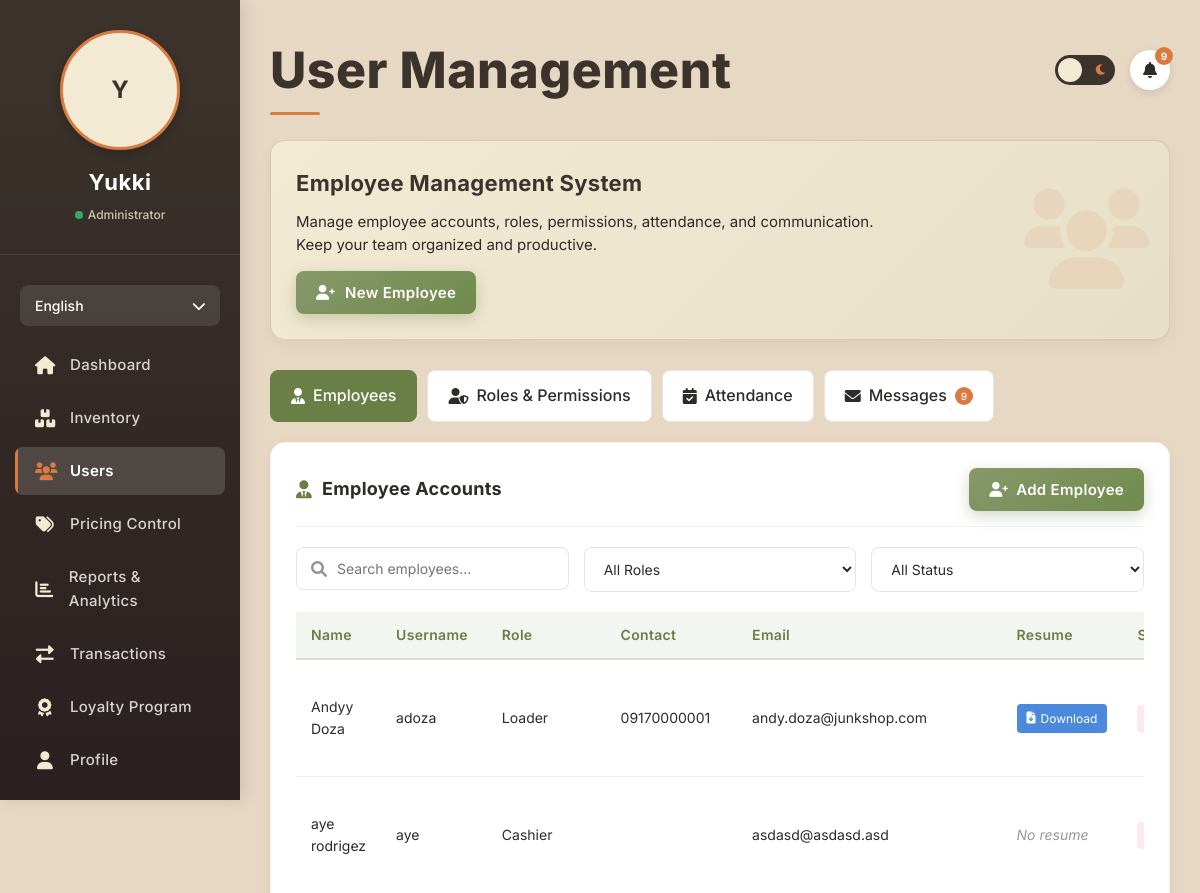
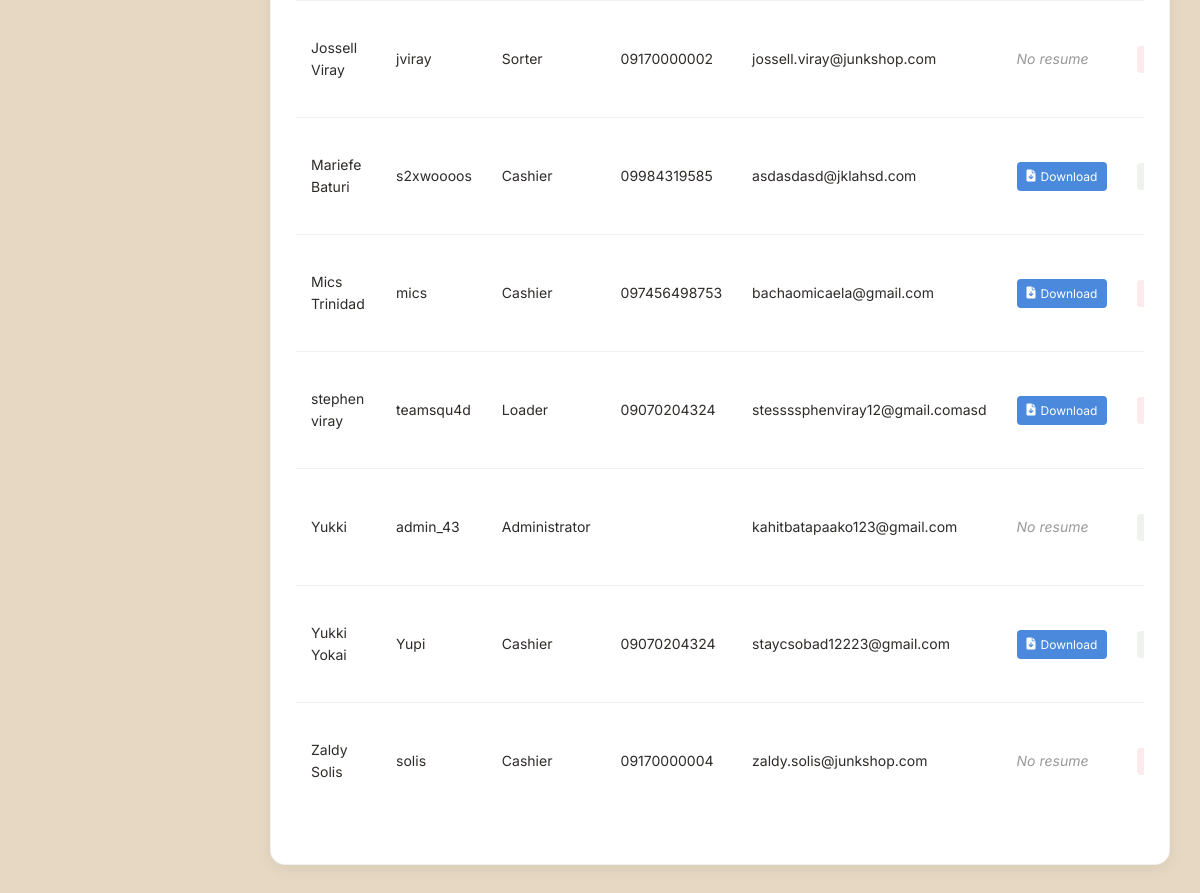
The page /admin/users.php (signed in) on the database its author committed (2 pictures, top to bottom).
### tables this page shows
CREATE TABLE `users` (
  `id` int(11) NOT NULL AUTO_INCREMENT,
  `first_name` varchar(50) NOT NULL,
  `last_name` varchar(50) NOT NULL,
  `username` varchar(50) DEFAULT NULL,
  `email` varchar(100) NOT NULL,
  `phone` varchar(20) NOT NULL,
  `address` text NOT NULL,
  `profile_image` varchar(255) DEFAULT NULL,
  `password_hash` varchar(255) NOT NULL,
  `user_type` enum('individual','business','collector') NOT NULL,
  `agreed_terms` tinyint(1) DEFAULT 0,
  `created_at` timestamp NOT NULL DEFAULT current_timestamp(),
  `loyalty_points` int(11) DEFAULT 0,
  `loyalty_tier` enum('bronze','silver','gold','platinum','diamond','ethereal') DEFAULT 'bronze',
  `referral_code` varchar(20) DEFAULT NULL,
  `referred_by` int(11) DEFAULT NULL,
  `is_admin` tinyint(1) DEFAULT 0,
  `last_login` datetime DEFAULT NULL,
  `is_verified` tinyint(1) DEFAULT 0,
  `verification_token` varchar(255) DEFAULT NULL,
  `token_expires_at` datetime DEFAULT NULL,
  `reset_token` varchar(64) DEFAULT NULL,
  `reset_token_expires` datetime DEFAULT NULL,
  `facebook_id` varchar(255) DEFAULT NULL,
  `api_key` varchar(64) DEFAULT NULL,
  `two_factor_auth` tinyint(1) DEFAULT 0,
  `two_factor_secret` varchar(32) DEFAULT NULL,
  PRIMARY KEY (`id`),
  UNIQUE KEY `email` (`email`),
  UNIQUE KEY `username_UNIQUE` (`username`),
  UNIQUE KEY `referral_code_UNIQUE` (`referral_code`),
  UNIQUE KEY `uniq_api_key` (`api_key`),
  KEY `idx_api_key` (`api_key`)
);

CREATE TABLE `employees` (
  `id` int(11) NOT NULL AUTO_INCREMENT,
  `first_name` varchar(100) NOT NULL,
  `last_name` varchar(100) NOT NULL,
  `username` varchar(50) NOT NULL,
  `password_hash` varchar(255) NOT NULL,
  `is_verified` tinyint(1) NOT NULL DEFAULT 0,
  `role_id` int(11) NOT NULL,
  `contact_number` varchar(20) DEFAULT NULL,
  `email` varchar(100) DEFAULT NULL,
  `profile_photo` varchar(255) DEFAULT NULL,
  `resume` varchar(255) DEFAULT NULL,
  `is_active` tinyint(1) DEFAULT 1,
  `created_at` timestamp NOT NULL DEFAULT current_timestamp(),
  `updated_at` timestamp NOT NULL DEFAULT current_timestamp() ON UPDATE current_timestamp(),
  `address` text DEFAULT NULL,
  `two_factor_auth` tinyint(1) DEFAULT 0,
  `two_factor_secret` varchar(32) DEFAULT NULL,
  `backup_codes` text DEFAULT NULL,
  `last_login` datetime DEFAULT NULL,
  PRIMARY KEY (`id`),
  UNIQUE KEY `username` (`username`),
  KEY `fk_employee_role` (`role_id`),
  CONSTRAINT `fk_employee_role` FOREIGN KEY (`role_id`) REFERENCES `employee_roles` (`id`)
);

CREATE TABLE `employee_roles` (
  `id` int(11) NOT NULL AUTO_INCREMENT,
  `role_name` varchar(50) NOT NULL,
  `description` text DEFAULT NULL,
  `is_active` tinyint(1) DEFAULT 1,
  PRIMARY KEY (`id`)
);

### admin/users.php (the view, shortened to what this page needs)
<?php
require_once 'db_connection.php';
$user_id = $_SESSION['user_id'];
try {
    $stmt = $conn->prepare("SELECT first_name, last_name, email, profile_image, is_admin FROM users WHERE id = ?");
    $stmt->execute([$user_id]);
    $user = $stmt->fetch(PDO::FETCH_ASSOC);
} catch(PDOException $e) {
    error_log("User query failed: " . $e->getMessage());
    die("Error loading user data.");
}
$admin_name = $user['first_name'] . ' ' . $user['last_name'];
$admin_initials = strtoupper(substr($user['first_name'], 0, 1) . substr($user['last_name'], 0, 1));
$language = 'en';
$t = $translations[$language];
$current_tab = isset($_GET['tab']) ? sanitizeInput($_GET['tab']) : 'employees';
$employees = [];
$messages = [];
$employee_search = isset($_GET['employee_search']) ? sanitizeInput($_GET['employee_search']) : '';
$status_filter = isset($_GET['status_filter']) ? sanitizeInput($_GET['status_filter']) : 'all';
$employee_query = "SELECT
    e.*,
    er.role_name,
    CONCAT(e.first_name, ' ', e.last_name) as full_name
FROM employees e
JOIN employee_roles er ON e.role_id = er.id
WHERE 1=1";
$params = [];
$employee_query .= " ORDER BY e.first_name, e.last_name";
try {
    $stmt = $conn->prepare($employee_query);
    $stmt->execute($params);
    $employees = $stmt->fetchAll(PDO::FETCH_ASSOC);
} catch(PDOException $e) {
    error_log("Employees query failed: " . $e->getMessage());
}
$admin_employee_id = null;
$admin_check = $conn->prepare("SELECT id FROM employees WHERE email = ? OR username LIKE ? LIMIT 1");
$admin_check->execute([$user['email'], 'admin_%']);
$admin_employee = $admin_check->fetch(PDO::FETCH_ASSOC);
if ($admin_employee) {
    $admin_employee_id = $admin_employee['id'];
}
$messages_query = "SELECT
    m.*,
    CONCAT(sender.first_name, ' ', sender.last_name) as sender_name,
    CONCAT(receiver.first_name, ' ', receiver.last_name) as receiver_name,
    sender.username as sender_username,
    receiver.username as receiver_username
FROM messages m
LEFT JOIN employees sender ON m.sender_id = sender.id
LEFT JOIN employees receiver ON m.receiver_id = receiver.id
WHERE 1=1";
$message_params = [];
if ($admin_employee_id) {
    $messages_query .= " AND (m.sender_id = ? OR m.receiver_id = ?)";
    $message_params = [$admin_employee_id, $admin_employee_id];
} else {
    $messages_query .= " AND m.receiver_id IN (SELECT id FROM employees WHERE is_active = 1)";
}
$messages_query .= " ORDER BY m.created_at DESC LIMIT 50";
try {
    $stmt = $conn->prepare($messages_query);
    $stmt->execute($message_params);
    $messages = $stmt->fetchAll(PDO::FETCH_ASSOC);
} catch(PDOException $e) {
    error_log("Messages query failed: " . $e->getMessage());
}
?>
<!DOCTYPE html>
<html lang="en">
<head>
    <link rel="stylesheet" href="https://cdnjs.cloudflare.com/ajax/libs/font-awesome/6.0.0-beta3/css/all.min.css">
</head>
<body>
    <div class="sidebar" id="sidebar">
        <div class="sidebar-header">
            <div class="user-avatar">
                <?php if (!empty($user['profile_image']) && file_exists($user['profile_image'])): ?>
                    <img src="<?php echo htmlspecialchars($user['profile_image']); ?>" alt="Profile">
                <?php else: ?>
                    <?php echo $admin_initials; ?>
                <?php endif; ?>
            </div>
            <div class="user-name"><?php echo htmlspecialchars($admin_name); ?></div>
            <div class="user-status">
                <span class="status-indicator"></span>
                <span><?php echo $t['administrator']; ?></span>
            </div>
        </div>
        <div class="language-switcher">
            <button class="language-btn" id="languageBtn">
                <span><?php echo $language === 'en' ? 'English' : 'Filipino'; ?></span>
                <i class="fas fa-chevron-down"></i>
            </button>
        </div>
        <ul class="nav-menu">
            <li><a href="index.php"><i class="fas fa-home"></i> <?php echo $t['dashboard']; ?></a></li>
            <li><a href="inventory.php"><i class="fas fa-boxes"></i> <?php echo $t['inventory']; ?></a></li>
            <li><a href="users.php" class="active"><i class="fas fa-users"></i> <?php echo $t['users']; ?></a></li>
            <li><a href="pricing.php"><i class="fas fa-tags"></i> <?php echo $t['pricing_control']; ?></a></li>
            <li><a href="reports.php"><i class="fas fa-chart-bar"></i> <?php echo $t['reports_analytics']; ?></a></li>
            <li><a href="transactions.php"><i class="fas fa-exchange-alt"></i> <?php echo $t['transactions']; ?></a></li>
             <li><a href="loyalty.php" ><i class="fas fa-award"></i> <?php echo $t['loyalty_program']; ?></a></li>
            <li><a href="profile.php"><i class="fas fa-user"></i></i> <?php echo $t['profile']; ?></a></li>
        </ul>
    </div>
    <div class="main-content">
        <div class="header">
            <h1 class="page-title"><?php echo $t['user_management']; ?></h1>
            <div class="header-controls">
                <button class="dark-mode-toggle-header" id="darkModeToggleHeader">
                    <div class="toggle-slider"></div>
                    <div class="toggle-icons">
                        <i class="fas fa-moon"></i>
                    </div>
                </button>
                <div class="notification-bell" id="notificationBell">
                    <i class="fas fa-bell"></i>
                    <span class="notification-badge"><?php echo count($messages); ?></span>
                </div>
            </div>
        </div>
        <div class="welcome-banner">
            <div class="welcome-content">
                <h2><?php echo $t['employee_management_system'] ?? 'Employee Management System'; ?></h2>
                <p><?php echo $t['welcome_message']; ?></p>
                <button class="btn btn-primary" onclick="openAddEmployeeModal()" style="display: inline-flex; align-items: center; gap: 10px;">
                    <i class="fas fa-user-plus"></i> <?php echo $t['new_employee']; ?>
                </button>
            </div>
            <div class="welcome-icon">
                <i class="fas fa-users"></i>
            </div>
        </div>
        <div class="user-tabs">
            <a href="users.php?tab=employees&lang=<?php echo $language; ?>" class="user-tab <?php echo $current_tab === 'employees' ? 'active' : ''; ?>">
                <i class="fas fa-user-tie"></i> <?php echo $t['employees']; ?>
            </a>
            <a href="users.php?tab=roles&lang=<?php echo $language; ?>" class="user-tab <?php echo $current_tab === 'roles' ? 'active' : ''; ?>">
                <i class="fas fa-user-shield"></i> <?php echo $t['roles_permissions']; ?>
            </a>
            <a href="users.php?tab=attendance&lang=<?php echo $language; ?>" class="user-tab <?php echo $current_tab === 'attendance' ? 'active' : ''; ?>">
                <i class="fas fa-calendar-check"></i> <?php echo $t['attendance']; ?>
            </a>
            <a href="users.php?tab=messages&lang=<?php echo $language; ?>" class="user-tab <?php echo $current_tab === 'messages' ? 'active' : ''; ?>">
                <i class="fas fa-envelope"></i> <?php echo $t['messages']; ?>
                <?php if (count($messages) > 0): ?>
                    <span style="background-color: var(--sales-orange); color: white; border-radius: 50%; width: 18px; height: 18px; display: inline-flex; align-items: center; justify-content: center; font-size: 10px;">
                        <?php echo count($messages); ?>
                    </span>
                <?php endif; ?>
            </a>
        </div>
        <?php if ($current_tab === 'employees'): ?>
            <div class="dashboard-card">
                <div class="card-header">
                    <h3 class="card-title"><i class="fas fa-user-tie"></i> <?php echo $t['employee_accounts']; ?></h3>
                    <div class="card-actions">
                        <button class="btn btn-primary" onclick="openAddEmployeeModal()">
                            <i class="fas fa-user-plus"></i> <?php echo $t['add_employee']; ?>
                        </button>
                    </div>
                </div>
                <div class="search-filter">
                    <div class="search-box">
                        <i class="fas fa-search"></i>
                        <input type="text" id="employeeSearch" placeholder="<?php echo $t['search_employees']; ?>"
                               value="<?php echo htmlspecialchars($employee_search); ?>"
                               onkeyup="if(event.keyCode === 13) applyEmployeeFilters()">
                    </div>
                    <select class="filter-dropdown" id="roleFilter" onchange="applyEmployeeFilters()">
                        <option value="0"><?php echo $t['all_roles']; ?></option>
                    </select>
                    <select class="filter-dropdown" id="statusFilter" onchange="applyEmployeeFilters()">
                        <option value="all" <?php echo $status_filter === 'all' ? 'selected' : ''; ?>><?php echo $t['all_status']; ?></option>
                    </select>
                </div>
                <div class="table-responsive">
                    <table>
                        <thead>
                            <tr>
                                <th><?php echo $t['name']; ?></th>
                                <th><?php echo $t['username']; ?></th>
                                <th><?php echo $t['role']; ?></th>
                                <th><?php echo $t['contact']; ?></th>
                                <th><?php echo $t['email']; ?></th>
                                <th><?php echo $t['resume']; ?></th>
                                <th><?php echo $t['status']; ?></th>
                            </tr>
                        </thead>
                        <tbody>
                            <?php if (!empty($employees)): ?>
                                <?php foreach ($employees as $employee): ?>
                                    <tr data-employee-id="<?php echo $employee['id']; ?>">
                                        <td><?php echo htmlspecialchars($employee['full_name']); ?></td>
                                        <td><?php echo htmlspecialchars($employee['username']); ?></td>
                                        <td><?php echo htmlspecialchars($employee['role_name']); ?></td>
                                        <td><?php echo htmlspecialchars($employee['contact_number']); ?></td>
                                        <td><?php echo htmlspecialchars($employee['email']); ?></td>
                                        <td>
                                            <?php if ($employee['resume']): ?>
                                                <a href="<?php echo htmlspecialchars($employee['resume']); ?>" class="resume-download" download>
                                                    <i class="fas fa-file-download"></i> <?php echo $t['download']; ?>
                                                </a>
                                            <?php else: ?>
                                                <span class="no-resume"><?php echo $t['no_resume']; ?></span>
                                            <?php endif; ?>
                                        </td>
                                        <td>
                                            <span class="badge <?php echo $employee['is_active'] ? 'badge-success' : 'badge-danger'; ?>">
                                            </span>
                                        </td>
                                    </tr>
                                <?php endforeach; ?>
                            <?php endif; ?>
                        </tbody>
                    </table>
                </div>
            </div>
        <?php endif; ?>
    </div>
</body>
</html>

### rows shown on the page
users: admin_initials "Y", admin_name "Yukki"
employees: full_name "Andyy Doza", username "adoza", role.role_name "Loader", contact_number "09170000001", email "andy.doza@junkshop.com"
employees: full_name "aye rodrigez", username "aye", role.role_name "Cashier", email "asdasd@asdasd.asd"
employees: full_name "Jossell Viray", username "jviray", role.role_name "Sorter", contact_number "09170000002", email "jossell.viray@junkshop.com"
employees: full_name "Mariefe Baturi", username "s2xwoooos", role.role_name "Cashier", contact_number "09984319585", email "asdasdasd@jklahsd.com"
employees: full_name "Mics Trinidad", username "mics", role.role_name "Cashier", contact_number "097456498753", email "bachaomicaela@gmail.com"
employees: full_name "stephen viray", username "teamsqu4d", role.role_name "Loader", contact_number "09070204324", email "stessssphenviray12@gmail.comasd"
employees: full_name "Yukki", username "admin_43", role.role_name "Administrator", email "kahitbatapaako123@gmail.com"
employees: full_name "Yukki Yokai", username "Yupi", role.role_name "Cashier", contact_number "09070204324", email "staycsobad12223@gmail.com"
employees: full_name "Zaldy Solis", username "solis", role.role_name "Cashier", contact_number "09170000004", email "zaldy.solis@junkshop.com"

### other values the page prints
$t['administrator'] "Administrator"
$t['dashboard'] "Dashboard"
$t['inventory'] "Inventory"
$t['users'] "Users"
$t['pricing_control'] "Pricing Control"
$t['reports_analytics'] "Reports & Analytics"
$t['transactions'] "Transactions"
$t['loyalty_program'] "Loyalty Program"
$t['profile'] "Profile"
$t['user_management'] "User Management"
count($messages) "9"
$t['employee_management_system'] "Employee Management System"
$t['welcome_message'] "Manage employee accounts, roles, permissions, attendance, and communication. Keep your team organized and productive."
$t['new_employee'] "New Employee"
$t['employees'] "Employees"
